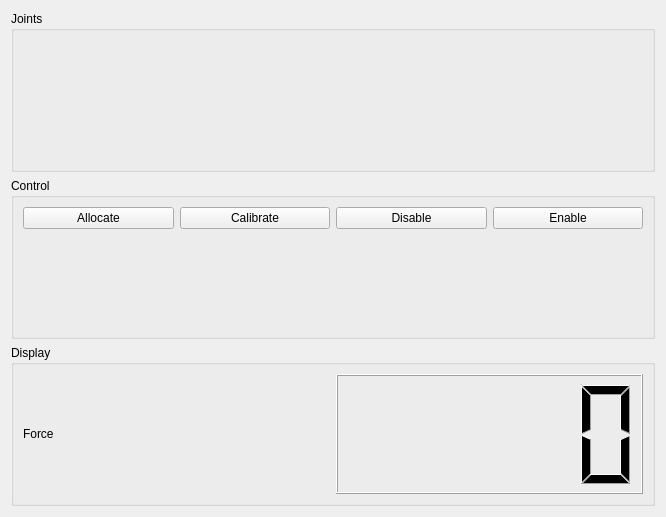
<?xml version="1.0" encoding="UTF-8"?>
<ui version="4.0">
 <class>LegControlWidget</class>
 <widget class="QWidget" name="LegControlWidget">
  <property name="geometry">
   <rect>
    <x>0</x>
    <y>0</y>
    <width>666</width>
    <height>517</height>
   </rect>
  </property>
  <property name="windowTitle">
   <string>Form</string>
  </property>
  <layout class="QGridLayout" name="gridLayout">
   <item row="1" column="0">
    <widget class="QGroupBox" name="groupBox">
     <property name="title">
      <string>Joints</string>
     </property>
     <layout class="QVBoxLayout" name="verticalLayout">
      <item>
       <widget class="JointListItem" name="hipYawJoint" native="true"/>
      </item>
      <item>
       <widget class="JointListItem" name="hipPitchJoint" native="true"/>
      </item>
      <item>
       <widget class="JointListItem" name="kneePitchJoint" native="true"/>
      </item>
     </layout>
    </widget>
   </item>
   <item row="2" column="0">
    <widget class="QGroupBox" name="groupBox_2">
     <property name="title">
      <string>Control</string>
     </property>
     <layout class="QGridLayout" name="gridLayout_2">
      <item row="1" column="0" colspan="4">
       <widget class="SpinSlider" name="xPositionInput" native="true"/>
      </item>
      <item row="3" column="0" colspan="4">
       <widget class="SpinSlider" name="zPositionInput" native="true"/>
      </item>
      <item row="2" column="0" colspan="4">
       <widget class="SpinSlider" name="yPositionInput" native="true"/>
      </item>
      <item row="0" column="0">
       <widget class="QPushButton" name="allocateButton">
        <property name="text">
         <string>Allocate</string>
        </property>
       </widget>
      </item>
      <item row="0" column="1">
       <widget class="QPushButton" name="calibrateButton">
        <property name="text">
         <string>Calibrate</string>
        </property>
       </widget>
      </item>
      <item row="0" column="2">
       <widget class="QPushButton" name="disableButton">
        <property name="text">
         <string>Disable</string>
        </property>
       </widget>
      </item>
      <item row="0" column="3">
       <widget class="QPushButton" name="enableButton">
        <property name="text">
         <string>Enable</string>
        </property>
       </widget>
      </item>
     </layout>
    </widget>
   </item>
   <item row="6" column="0">
    <widget class="QGroupBox" name="groupBox_3">
     <property name="title">
      <string>Display</string>
     </property>
     <layout class="QGridLayout" name="gridLayout_3">
      <item row="0" column="0">
       <widget class="QLabel" name="label_4">
        <property name="text">
         <string>Force</string>
        </property>
       </widget>
      </item>
      <item row="0" column="1">
       <widget class="QLCDNumber" name="forceDisplay"/>
      </item>
     </layout>
    </widget>
   </item>
  </layout>
 </widget>
 <customwidgets>
  <customwidget>
   <class>SpinSlider</class>
   <extends>QWidget</extends>
   <header>spinslider.h</header>
   <container>1</container>
  </customwidget>
  <customwidget>
   <class>JointListItem</class>
   <extends>QWidget</extends>
   <header>jointlistitem.h</header>
   <container>1</container>
  </customwidget>
 </customwidgets>
 <resources/>
 <connections/>
</ui>
